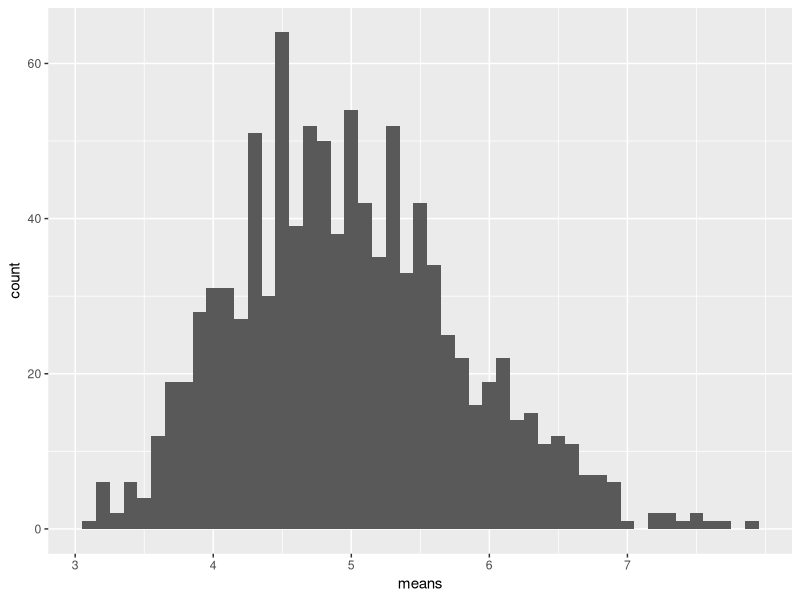
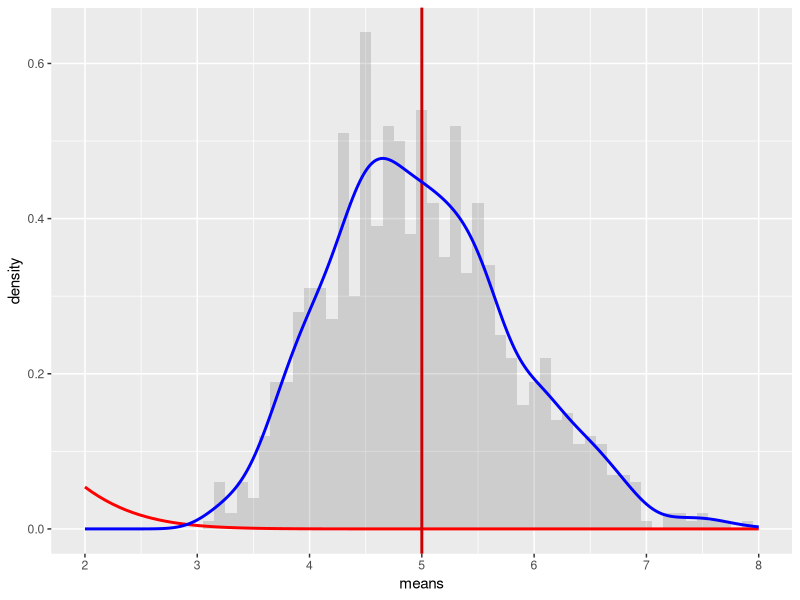

Write the R code that produced these figures, in order.
## ---- chunk 1
knitr::opts_chunk$set(echo = TRUE)
## ---- chunk 2
#load libraries
library(ggplot2)

#set constants
lambda <- 0.2 # lambda for rexp
n <- 40 # number of exponetials
number_of_tests <- 1000 # number of tests

#set the seed to create reproducability
set.seed(42)

#run the test resulting in n x number_of_tests matrix
exponential_distributions <- matrix(data=rexp(n * number_of_tests, lambda), nrow=number_of_tests)
exponential_distributions_mean <- data.frame(means=apply(exponential_distributions, 1, mean))

# plot the means
ggplot(data = exponential_distributions_mean, aes(x = means)) + 
  geom_histogram(binwidth=0.1) +   
  scale_x_continuous(breaks=round(seq(min(exponential_distributions_mean$means), max(exponential_distributions_mean$means), by=1)))


## ---- chunk 3
sample_mean <- 1/lambda
theoretical_mean <- mean(exponential_distributions_mean$means)

## ---- chunk 4
sample_sd <- sample_mean / sqrt(n)
sample_variance <- sample_sd^2

theoretical_sd <- sd(exponential_distributions_mean$means)
theoretical_variance <- var(exponential_distributions_mean$means)

## ---- chunk 5
#plot the means
ggplot(data = exponential_distributions_mean, aes(x = means)) + 
  geom_histogram(binwidth=0.1, aes(y=..density..), alpha=0.2) + 
  stat_function(fun = dnorm, arg = list(mean = sample_mean , sd = sample_sd), colour = "red", size=1) + 
  geom_vline(xintercept = sample_mean, size=1, colour="#CC0000") + 
  geom_density(colour="blue", size=1) +
  geom_vline(xintercept = sample_variance, size=1, colour="#0000CC") + 
  scale_x_continuous(breaks=seq(sample_mean-3,sample_mean+3,1), limits=c(sample_mean-3,sample_mean+3)) 
